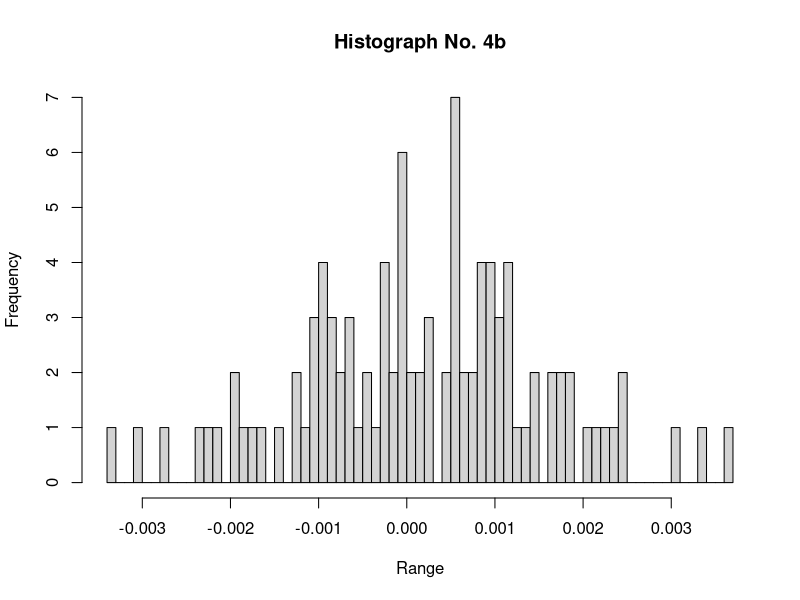

Generate this figure with R:
x <- 2
v <- 10

integral <- function(x){
  return (x ^ (5) * exp(1) ^ (-x))
}

rtemp <- integrate(integral, 0, Inf)

z <- as.numeric(rtemp[1])

fx <- function(input){
 return (1/(z * 2 ^ (1/2 * v)) * x ^ (v/2 - 1) * exp(1) ^ (-x/2) * input)
} #4a

set.seed(1)
rand <- rnorm(1000)

hist(fx(rand[1:100]), main= "Histograph No. 4b", breaks=100, xlab="Range") #4b

paste("4c: rata-rata = ", v, ", varian = ", 2*v) #4c
